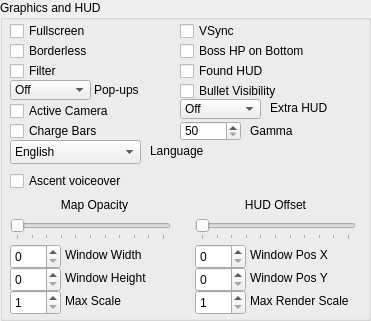
       <widget class="QGroupBox" name="groupBox_GFX">
        <property name="geometry">
         <rect>
          <x>10</x>
          <y>0</y>
          <width>371</width>
          <height>321</height>
         </rect>
        </property>
        <property name="title">
         <string>Graphics and HUD</string>
        </property>
        <widget class="QSlider" name="horizontalSlider_HUD">
         <property name="geometry">
          <rect>
           <x>195</x>
           <y>219</y>
           <width>161</width>
           <height>21</height>
          </rect>
         </property>
         <property name="maximum">
          <number>10</number>
         </property>
         <property name="pageStep">
          <number>1</number>
         </property>
         <property name="orientation">
          <enum>Qt::Horizontal</enum>
         </property>
         <property name="invertedAppearance">
          <bool>false</bool>
         </property>
         <property name="invertedControls">
          <bool>false</bool>
         </property>
         <property name="tickPosition">
          <enum>QSlider::TicksBelow</enum>
         </property>
         <property name="tickInterval">
          <number>0</number>
         </property>
        </widget>
        <widget class="QCheckBox" name="checkBox_Fullscreen">
         <property name="geometry">
          <rect>
           <x>10</x>
           <y>20</y>
           <width>131</width>
           <height>22</height>
          </rect>
         </property>
         <property name="layoutDirection">
          <enum>Qt::LeftToRight</enum>
         </property>
         <property name="text">
          <string>Fullscreen</string>
         </property>
        </widget>
        <widget class="QCheckBox" name="checkBox_Filter">
         <property name="geometry">
          <rect>
           <x>10</x>
           <y>60</y>
           <width>131</width>
           <height>22</height>
          </rect>
         </property>
         <property name="layoutDirection">
          <enum>Qt::LeftToRight</enum>
         </property>
         <property name="text">
          <string>Filter</string>
         </property>
        </widget>
        <widget class="QCheckBox" name="checkBox_Camera">
         <property name="geometry">
          <rect>
           <x>10</x>
           <y>100</y>
           <width>131</width>
           <height>22</height>
          </rect>
         </property>
         <property name="layoutDirection">
          <enum>Qt::LeftToRight</enum>
         </property>
         <property name="text">
          <string>Active Camera</string>
         </property>
        </widget>
        <widget class="QLabel" name="label_HUD">
         <property name="geometry">
          <rect>
           <x>195</x>
           <y>194</y>
           <width>161</width>
           <height>21</height>
          </rect>
         </property>
         <property name="text">
          <string>HUD Offset</string>
         </property>
         <property name="alignment">
          <set>Qt::AlignCenter</set>
         </property>
        </widget>
        <widget class="QSpinBox" name="spinBox_Gamma">
         <property name="geometry">
          <rect>
           <x>180</x>
           <y>121</y>
           <width>61</width>
           <height>20</height>
          </rect>
         </property>
         <property name="suffix">
          <string/>
         </property>
         <property name="minimum">
          <number>50</number>
         </property>
         <property name="maximum">
          <number>150</number>
         </property>
        </widget>
        <widget class="QLabel" name="label_Gamma">
         <property name="geometry">
          <rect>
           <x>250</x>
           <y>120</y>
           <width>101</width>
           <height>21</height>
          </rect>
         </property>
         <property name="text">
          <string>Gamma</string>
         </property>
        </widget>
        <widget class="QSlider" name="horizontalSlider_Map">
         <property name="geometry">
          <rect>
           <x>10</x>
           <y>219</y>
           <width>161</width>
           <height>21</height>
          </rect>
         </property>
         <property name="maximum">
          <number>10</number>
         </property>
         <property name="pageStep">
          <number>1</number>
         </property>
         <property name="orientation">
          <enum>Qt::Horizontal</enum>
         </property>
         <property name="invertedAppearance">
          <bool>false</bool>
         </property>
         <property name="invertedControls">
          <bool>false</bool>
         </property>
         <property name="tickPosition">
          <enum>QSlider::TicksBelow</enum>
         </property>
         <property name="tickInterval">
          <number>0</number>
         </property>
        </widget>
        <widget class="QLabel" name="label_Map">
         <property name="geometry">
          <rect>
           <x>14</x>
           <y>194</y>
           <width>161</width>
           <height>21</height>
          </rect>
         </property>
         <property name="layoutDirection">
          <enum>Qt::LeftToRight</enum>
         </property>
         <property name="text">
          <string>Map Opacity</string>
         </property>
         <property name="alignment">
          <set>Qt::AlignCenter</set>
         </property>
        </widget>
        <widget class="QCheckBox" name="checkBox_ChargeBar">
         <property name="geometry">
          <rect>
           <x>10</x>
           <y>120</y>
           <width>131</width>
           <height>22</height>
          </rect>
         </property>
         <property name="layoutDirection">
          <enum>Qt::LeftToRight</enum>
         </property>
         <property name="text">
          <string>Charge Bars</string>
         </property>
        </widget>
        <widget class="QComboBox" name="comboBox_ExtraHUD">
         <property name="geometry">
          <rect>
           <x>180</x>
           <y>99</y>
           <width>81</width>
           <height>20</height>
          </rect>
         </property>
         <property name="layoutDirection">
          <enum>Qt::LeftToRight</enum>
         </property>
         <item>
          <property name="text">
           <string>Off</string>
          </property>
         </item>
         <item>
          <property name="text">
           <string>Normal</string>
          </property>
         </item>
         <item>
          <property name="text">
           <string>Mini</string>
          </property>
         </item>
        </widget>
        <widget class="QLabel" name="label_ExtraHUD">
         <property name="geometry">
          <rect>
           <x>270</x>
           <y>100</y>
           <width>91</width>
           <height>16</height>
          </rect>
         </property>
         <property name="text">
          <string>Extra HUD</string>
         </property>
        </widget>
        <widget class="QCheckBox" name="checkBox_FoundHUD">
         <property name="geometry">
          <rect>
           <x>180</x>
           <y>60</y>
           <width>161</width>
           <height>22</height>
          </rect>
         </property>
         <property name="layoutDirection">
          <enum>Qt::LeftToRight</enum>
         </property>
         <property name="text">
          <string>Found HUD</string>
         </property>
        </widget>
        <widget class="QCheckBox" name="checkBox_BossHPBot">
         <property name="geometry">
          <rect>
           <x>180</x>
           <y>40</y>
           <width>161</width>
           <height>22</height>
          </rect>
         </property>
         <property name="layoutDirection">
          <enum>Qt::LeftToRight</enum>
         </property>
         <property name="text">
          <string>Boss HP on Bottom</string>
         </property>
        </widget>
        <widget class="QCheckBox" name="checkBox_VSync">
         <property name="geometry">
          <rect>
           <x>180</x>
           <y>20</y>
           <width>161</width>
           <height>22</height>
          </rect>
         </property>
         <property name="layoutDirection">
          <enum>Qt::LeftToRight</enum>
         </property>
         <property name="text">
          <string>VSync</string>
         </property>
        </widget>
        <widget class="QCheckBox" name="checkBox_Borderless">
         <property name="enabled">
          <bool>true</bool>
         </property>
         <property name="geometry">
          <rect>
           <x>10</x>
           <y>40</y>
           <width>131</width>
           <height>22</height>
          </rect>
         </property>
         <property name="layoutDirection">
          <enum>Qt::LeftToRight</enum>
         </property>
         <property name="text">
          <string>Borderless</string>
         </property>
        </widget>
        <widget class="QCheckBox" name="checkBox_BulletVisibility">
         <property name="geometry">
          <rect>
           <x>180</x>
           <y>80</y>
           <width>161</width>
           <height>22</height>
          </rect>
         </property>
         <property name="layoutDirection">
          <enum>Qt::LeftToRight</enum>
         </property>
         <property name="text">
          <string>Bullet Visibility</string>
         </property>
        </widget>
        <widget class="QLabel" name="label_Width">
         <property name="geometry">
          <rect>
           <x>65</x>
           <y>244</y>
           <width>111</width>
           <height>21</height>
          </rect>
         </property>
         <property name="text">
          <string>Window Width</string>
         </property>
        </widget>
        <widget class="QLabel" name="label_Height">
         <property name="geometry">
          <rect>
           <x>65</x>
           <y>267</y>
           <width>111</width>
           <height>21</height>
          </rect>
         </property>
         <property name="text">
          <string>Window Height</string>
         </property>
        </widget>
        <widget class="QSpinBox" name="spinBox_Width">
         <property name="geometry">
          <rect>
           <x>10</x>
           <y>244</y>
           <width>51</width>
           <height>25</height>
          </rect>
         </property>
         <property name="minimum">
          <number>0</number>
         </property>
         <property name="maximum">
          <number>99999999</number>
         </property>
         <property name="value">
          <number>0</number>
         </property>
        </widget>
        <widget class="QSpinBox" name="spinBox_Height">
         <property name="geometry">
          <rect>
           <x>10</x>
           <y>267</y>
           <width>51</width>
           <height>25</height>
          </rect>
         </property>
         <property name="minimum">
          <number>0</number>
         </property>
         <property name="maximum">
          <number>99999999</number>
         </property>
         <property name="value">
          <number>0</number>
         </property>
        </widget>
        <widget class="QLabel" name="label_PosX">
         <property name="geometry">
          <rect>
           <x>250</x>
           <y>244</y>
           <width>101</width>
           <height>21</height>
          </rect>
         </property>
         <property name="text">
          <string>Window Pos X</string>
         </property>
        </widget>
        <widget class="QSpinBox" name="spinBox_PosX">
         <property name="geometry">
          <rect>
           <x>195</x>
           <y>244</y>
           <width>51</width>
           <height>25</height>
          </rect>
         </property>
         <property name="minimum">
          <number>0</number>
         </property>
         <property name="maximum">
          <number>99999999</number>
         </property>
         <property name="value">
          <number>0</number>
         </property>
        </widget>
        <widget class="QSpinBox" name="spinBox_PosY">
         <property name="geometry">
          <rect>
           <x>195</x>
           <y>267</y>
           <width>51</width>
           <height>25</height>
          </rect>
         </property>
         <property name="minimum">
          <number>0</number>
         </property>
         <property name="maximum">
          <number>99999999</number>
         </property>
         <property name="value">
          <number>0</number>
         </property>
        </widget>
        <widget class="QLabel" name="label_PosY">
         <property name="geometry">
          <rect>
           <x>250</x>
           <y>267</y>
           <width>101</width>
           <height>21</height>
          </rect>
         </property>
         <property name="text">
          <string>Window Pos Y</string>
         </property>
        </widget>
        <widget class="QLabel" name="label_MaxRenderScale">
         <property name="geometry">
          <rect>
           <x>250</x>
           <y>290</y>
           <width>101</width>
           <height>21</height>
          </rect>
         </property>
         <property name="text">
          <string>Max Render Scale</string>
         </property>
        </widget>
        <widget class="QLabel" name="label_MaxScale">
         <property name="geometry">
          <rect>
           <x>65</x>
           <y>290</y>
           <width>111</width>
           <height>21</height>
          </rect>
         </property>
         <property name="text">
          <string>Max Scale</string>
         </property>
        </widget>
        <widget class="QSpinBox" name="spinBox_MaxScale">
         <property name="geometry">
          <rect>
           <x>10</x>
           <y>290</y>
           <width>51</width>
           <height>25</height>
          </rect>
         </property>
         <property name="minimum">
          <number>1</number>
         </property>
         <property name="maximum">
          <number>99</number>
         </property>
         <property name="value">
          <number>1</number>
         </property>
        </widget>
        <widget class="QSpinBox" name="spinBox_MaxRenderScale">
         <property name="geometry">
          <rect>
           <x>195</x>
           <y>290</y>
           <width>51</width>
           <height>25</height>
          </rect>
         </property>
         <property name="minimum">
          <number>1</number>
         </property>
         <property name="maximum">
          <number>99</number>
         </property>
         <property name="value">
          <number>1</number>
         </property>
        </widget>
        <widget class="QComboBox" name="comboBox_PopUp">
         <property name="geometry">
          <rect>
           <x>10</x>
           <y>80</y>
           <width>81</width>
           <height>20</height>
          </rect>
         </property>
         <property name="layoutDirection">
          <enum>Qt::LeftToRight</enum>
         </property>
         <item>
          <property name="text">
           <string>Off</string>
          </property>
         </item>
         <item>
          <property name="text">
           <string>Big</string>
          </property>
         </item>
         <item>
          <property name="text">
           <string>Small</string>
          </property>
         </item>
        </widget>
        <widget class="QLabel" name="label_PopUp">
         <property name="geometry">
          <rect>
           <x>94</x>
           <y>80</y>
           <width>61</width>
           <height>20</height>
          </rect>
         </property>
         <property name="text">
          <string>Pop-ups</string>
         </property>
        </widget>
        <widget class="QComboBox" name="comboBox_Language">
         <property name="geometry">
          <rect>
           <x>10</x>
           <y>140</y>
           <width>131</width>
           <height>24</height>
          </rect>
         </property>
         <item>
          <property name="text">
           <string>English</string>
          </property>
         </item>
         <item>
          <property name="text">
           <string>Japanese</string>
          </property>
         </item>
         <item>
          <property name="text">
           <string>Korean</string>
          </property>
         </item>
         <item>
          <property name="text">
           <string>Chinese (Simple)</string>
          </property>
         </item>
         <item>
          <property name="text">
           <string>Russian</string>
          </property>
         </item>
         <item>
          <property name="text">
           <string>German</string>
          </property>
         </item>
         <item>
          <property name="text">
           <string>Spanish</string>
          </property>
         </item>
         <item>
          <property name="text">
           <string>French</string>
          </property>
         </item>
        </widget>
        <widget class="QLabel" name="label">
         <property name="geometry">
          <rect>
           <x>150</x>
           <y>143</y>
           <width>61</width>
           <height>16</height>
          </rect>
         </property>
         <property name="text">
          <string>Language</string>
         </property>
        </widget>
        <widget class="QCheckBox" name="checkBox_AscentVoiceover">
         <property name="geometry">
          <rect>
           <x>10</x>
           <y>170</y>
           <width>161</width>
           <height>22</height>
          </rect>
         </property>
         <property name="layoutDirection">
          <enum>Qt::LeftToRight</enum>
         </property>
         <property name="text">
          <string>Ascent voiceover</string>
         </property>
        </widget>
       </widget>
